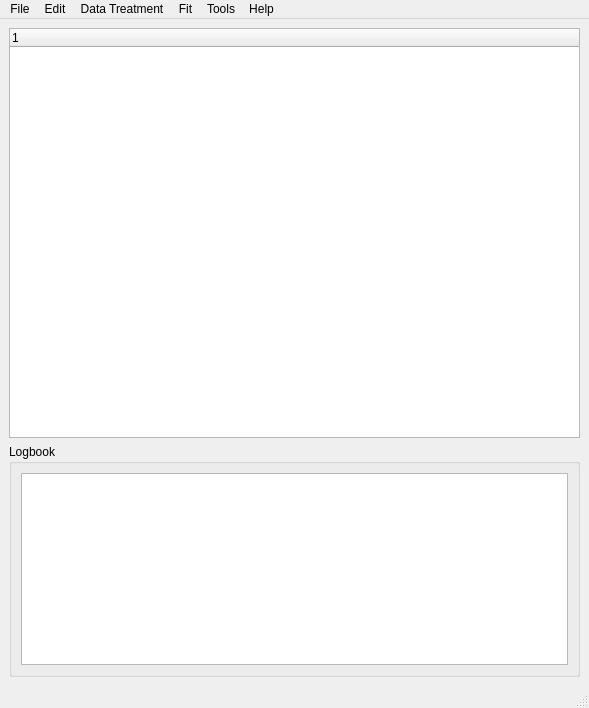
<?xml version="1.0" encoding="UTF-8"?>
<ui version="4.0">
 <class>mainGuisaxsWindows</class>
 <widget class="QMainWindow" name="mainGuisaxsWindows">
  <property name="geometry">
   <rect>
    <x>0</x>
    <y>0</y>
    <width>589</width>
    <height>708</height>
   </rect>
  </property>
  <property name="windowTitle">
   <string>MainWindow</string>
  </property>
  <property name="statusTip">
   <string/>
  </property>
  <widget class="QWidget" name="centralwidget">
   <layout class="QVBoxLayout" name="verticalLayout_5">
    <item>
     <widget class="QTreeWidget" name="treeWidget">
      <property name="minimumSize">
       <size>
        <width>0</width>
        <height>400</height>
       </size>
      </property>
      <property name="alternatingRowColors">
       <bool>false</bool>
      </property>
      <property name="rootIsDecorated">
       <bool>true</bool>
      </property>
      <property name="itemsExpandable">
       <bool>true</bool>
      </property>
      <property name="animated">
       <bool>true</bool>
      </property>
      <property name="expandsOnDoubleClick">
       <bool>true</bool>
      </property>
      <column>
       <property name="text">
        <string notr="true">1</string>
       </property>
      </column>
     </widget>
    </item>
    <item>
     <widget class="QGroupBox" name="groupBox_2">
      <property name="sizePolicy">
       <sizepolicy hsizetype="Expanding" vsizetype="Fixed">
        <horstretch>0</horstretch>
        <verstretch>0</verstretch>
       </sizepolicy>
      </property>
      <property name="maximumSize">
       <size>
        <width>16777215</width>
        <height>400</height>
       </size>
      </property>
      <property name="title">
       <string>Logbook</string>
      </property>
      <layout class="QVBoxLayout" name="verticalLayout_4">
       <item>
        <widget class="QTextBrowser" name="multitxt">
         <property name="sizePolicy">
          <sizepolicy hsizetype="Expanding" vsizetype="Expanding">
           <horstretch>0</horstretch>
           <verstretch>0</verstretch>
          </sizepolicy>
         </property>
        </widget>
       </item>
      </layout>
     </widget>
    </item>
   </layout>
  </widget>
  <widget class="QMenuBar" name="menubar">
   <property name="geometry">
    <rect>
     <x>0</x>
     <y>0</y>
     <width>589</width>
     <height>21</height>
    </rect>
   </property>
   <widget class="QMenu" name="menuFile">
    <property name="title">
     <string>File</string>
    </property>
    <widget class="QMenu" name="menuRecents">
     <property name="title">
      <string>Recents</string>
     </property>
    </widget>
    <addaction name="actionOpen"/>
    <addaction name="actionOpen_Dataset"/>
    <addaction name="actionAppend_Dataset"/>
    <addaction name="separator"/>
    <addaction name="menuRecents"/>
    <addaction name="separator"/>
    <addaction name="actionSave"/>
    <addaction name="actionSave_As"/>
    <addaction name="actionExport"/>
    <addaction name="separator"/>
    <addaction name="actionGenerate_treatment_file"/>
    <addaction name="separator"/>
    <addaction name="actionReset_datas"/>
    <addaction name="separator"/>
    <addaction name="actionExit"/>
   </widget>
   <widget class="QMenu" name="menuEdit">
    <property name="title">
     <string>Edit</string>
    </property>
    <addaction name="actionSelect_All"/>
    <addaction name="actionUnselect_All"/>
    <addaction name="separator"/>
    <addaction name="actionSelect_Only_Parents"/>
    <addaction name="actionSelect_Only_Childs"/>
    <addaction name="separator"/>
    <addaction name="actionRefresh_from_file"/>
    <addaction name="actionRename"/>
    <addaction name="actionRemove"/>
    <addaction name="actionRemove_selected"/>
    <addaction name="actionDuplicate"/>
    <addaction name="actionDuplicate_without_links"/>
    <addaction name="actionRemove_dependencies"/>
    <addaction name="separator"/>
    <addaction name="actionClip_Q_range"/>
    <addaction name="actionScale_Q_range"/>
    <addaction name="actionConcatenate"/>
    <addaction name="separator"/>
    <addaction name="actionCalculator"/>
    <addaction name="actionAddReferenceValue"/>
    <addaction name="separator"/>
    <addaction name="actionChange_color"/>
    <addaction name="separator"/>
    <addaction name="actionSet_as_reference"/>
    <addaction name="actionSet_as_Background"/>
    <addaction name="separator"/>
    <addaction name="actionInfo"/>
   </widget>
   <widget class="QMenu" name="menuData_Treatment">
    <property name="title">
     <string>Data Treatment</string>
    </property>
   </widget>
   <widget class="QMenu" name="menuFit">
    <property name="title">
     <string>Fit</string>
    </property>
   </widget>
   <widget class="QMenu" name="menuTools">
    <property name="title">
     <string>Tools</string>
    </property>
    <addaction name="actionX_ray_absorption"/>
    <addaction name="actionFind_peaks"/>
    <addaction name="actionSmooth"/>
    <addaction name="actionDerivate"/>
    <addaction name="actionInterpolate"/>
    <addaction name="actionGenerate_Noise"/>
    <addaction name="actionStatistics"/>
   </widget>
   <widget class="QMenu" name="menuHelp">
    <property name="title">
     <string>Help</string>
    </property>
    <widget class="QMenu" name="menuDocuments">
     <property name="title">
      <string>Documents</string>
     </property>
     <property name="icon">
      <iconset>
       <normalon>../images/environ.png</normalon>
      </iconset>
     </property>
    </widget>
    <addaction name="menuDocuments"/>
    <addaction name="actionChanges"/>
    <addaction name="actionLicence"/>
    <addaction name="actionAbout"/>
   </widget>
   <addaction name="menuFile"/>
   <addaction name="menuEdit"/>
   <addaction name="menuData_Treatment"/>
   <addaction name="menuFit"/>
   <addaction name="menuTools"/>
   <addaction name="menuHelp"/>
  </widget>
  <widget class="QStatusBar" name="statusbar"/>
  <action name="actionOpen">
   <property name="icon">
    <iconset>
     <normalon>../images/fileopen.png</normalon>
    </iconset>
   </property>
   <property name="text">
    <string>Open</string>
   </property>
  </action>
  <action name="actionOpen_Dataset">
   <property name="icon">
    <iconset>
     <normalon>../images/chart_params.png</normalon>
    </iconset>
   </property>
   <property name="text">
    <string>Open Dataset</string>
   </property>
  </action>
  <action name="actionExit">
   <property name="icon">
    <iconset>
     <normalon>../images/fileclose.png</normalon>
    </iconset>
   </property>
   <property name="text">
    <string>Exit</string>
   </property>
  </action>
  <action name="actionSave">
   <property name="icon">
    <iconset>
     <normalon>../images/filesave.png</normalon>
    </iconset>
   </property>
   <property name="text">
    <string>Save</string>
   </property>
  </action>
  <action name="actionSave_As">
   <property name="icon">
    <iconset>
     <normalon>../images/filesaveas.png</normalon>
    </iconset>
   </property>
   <property name="text">
    <string>Save As</string>
   </property>
  </action>
  <action name="actionReset_datas">
   <property name="text">
    <string>Reset datas</string>
   </property>
  </action>
  <action name="actionSelect_All">
   <property name="text">
    <string>Select All</string>
   </property>
  </action>
  <action name="actionUnselect_All">
   <property name="text">
    <string>Unselect All</string>
   </property>
  </action>
  <action name="actionRefresh_from_file">
   <property name="text">
    <string>Refresh from file</string>
   </property>
  </action>
  <action name="actionRename">
   <property name="text">
    <string>Rename</string>
   </property>
  </action>
  <action name="actionRemove">
   <property name="text">
    <string>Remove</string>
   </property>
  </action>
  <action name="actionDuplicate">
   <property name="text">
    <string>Duplicate</string>
   </property>
  </action>
  <action name="actionDuplicate_without_links">
   <property name="text">
    <string>Duplicate without links</string>
   </property>
  </action>
  <action name="actionClip_Q_range">
   <property name="text">
    <string>Clip Q range</string>
   </property>
  </action>
  <action name="actionScale_Q_range">
   <property name="text">
    <string>Scale Q range</string>
   </property>
  </action>
  <action name="actionConcatenate">
   <property name="text">
    <string>Concatenate</string>
   </property>
  </action>
  <action name="actionDerivate">
   <property name="text">
    <string>Derivate</string>
   </property>
  </action>
  <action name="actionSmooth">
   <property name="text">
    <string>Smooth</string>
   </property>
  </action>
  <action name="actionFind_Peaks">
   <property name="text">
    <string>Find Peaks</string>
   </property>
  </action>
  <action name="actionInterpolate">
   <property name="text">
    <string>Interpolate</string>
   </property>
  </action>
  <action name="actionCalculator">
   <property name="text">
    <string>Calculator</string>
   </property>
  </action>
  <action name="actionStatistics">
   <property name="text">
    <string>Statistics</string>
   </property>
  </action>
  <action name="actionGenerate_Noise">
   <property name="text">
    <string>Generate Noise</string>
   </property>
  </action>
  <action name="actionTransmission_and_Background_correction">
   <property name="text">
    <string>Transmission and Background correction</string>
   </property>
  </action>
  <action name="actionCalculate_Resolution_function">
   <property name="text">
    <string>Calculate Resolution function</string>
   </property>
  </action>
  <action name="actionDesmearing">
   <property name="text">
    <string>Desmearing</string>
   </property>
  </action>
  <action name="actionAbsolute_scaling">
   <property name="text">
    <string>Absolute scaling</string>
   </property>
  </action>
  <action name="actionRadial_averaging">
   <property name="text">
    <string>Radial averaging</string>
   </property>
  </action>
  <action name="actionInvariant">
   <property name="text">
    <string>Invariant</string>
   </property>
  </action>
  <action name="actionX_ray_absorption">
   <property name="text">
    <string>X-ray absorption</string>
   </property>
  </action>
  <action name="actionX_ray_absorption_Xraylib">
   <property name="text">
    <string>X-ray absorption Xraylib</string>
   </property>
  </action>
  <action name="actionFind_peaks">
   <property name="text">
    <string>Find peaks</string>
   </property>
  </action>
  <action name="actionChanges">
   <property name="icon">
    <iconset>
     <normalon>../images/edit24.png</normalon>
    </iconset>
   </property>
   <property name="text">
    <string>Changes</string>
   </property>
  </action>
  <action name="actionLicence">
   <property name="icon">
    <iconset>
     <normaloff>../images/editcopy.png</normaloff>../images/editcopy.png</iconset>
   </property>
   <property name="text">
    <string>License</string>
   </property>
  </action>
  <action name="actionAbout">
   <property name="icon">
    <iconset>
     <normaloff>../images/breakpoint_cond_small.png</normaloff>../images/breakpoint_cond_small.png</iconset>
   </property>
   <property name="text">
    <string>About</string>
   </property>
  </action>
  <action name="actionAppend_Dataset">
   <property name="icon">
    <iconset>
     <normalon>../images/fileimport.png</normalon>
    </iconset>
   </property>
   <property name="text">
    <string>Append a Dataset</string>
   </property>
  </action>
  <action name="actionExport">
   <property name="icon">
    <iconset>
     <normalon>../images/filenew.png</normalon>
    </iconset>
   </property>
   <property name="text">
    <string>Export As text</string>
   </property>
  </action>
  <action name="actionAddReferenceValue">
   <property name="text">
    <string>Add a reference value</string>
   </property>
  </action>
  <action name="actionRemove_dependencies">
   <property name="text">
    <string>Remove dependencies</string>
   </property>
  </action>
  <action name="actionTest">
   <property name="text">
    <string>test</string>
   </property>
  </action>
  <action name="actionModels_2">
   <property name="text">
    <string>Models</string>
   </property>
  </action>
  <action name="actionQsdqsd">
   <property name="text">
    <string>qsdqsd</string>
   </property>
  </action>
  <action name="actionBlablqsd">
   <property name="text">
    <string>blablqsd</string>
   </property>
  </action>
  <action name="actionDoc">
   <property name="text">
    <string>doc</string>
   </property>
  </action>
  <action name="actionChange_color">
   <property name="text">
    <string>Change color</string>
   </property>
  </action>
  <action name="actionSet_as_reference">
   <property name="text">
    <string>Set as reference or solvent</string>
   </property>
  </action>
  <action name="actionSet_as_Background">
   <property name="text">
    <string>Set as Background</string>
   </property>
  </action>
  <action name="actionRemove_selected">
   <property name="text">
    <string>Remove selected</string>
   </property>
  </action>
  <action name="actionSelect_Only_Parents">
   <property name="text">
    <string>Select Only Parents</string>
   </property>
  </action>
  <action name="actionSelect_Only_Childs">
   <property name="text">
    <string>Select Only Childs</string>
   </property>
  </action>
  <action name="actionGenerate_treatment_file">
   <property name="enabled">
    <bool>false</bool>
   </property>
   <property name="text">
    <string>Generate treatment file</string>
   </property>
  </action>
  <action name="actionInfo">
   <property name="text">
    <string>Info</string>
   </property>
  </action>
 </widget>
 <resources/>
 <connections/>
</ui>
